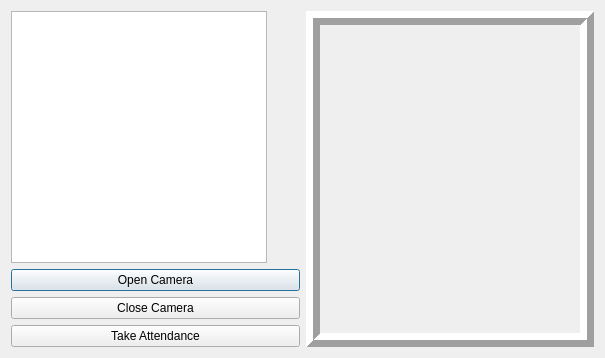
<?xml version="1.0" encoding="UTF-8"?>
<ui version="4.0">
 <class>Dialog</class>
 <widget class="QDialog" name="Dialog">
  <property name="geometry">
   <rect>
    <x>0</x>
    <y>0</y>
    <width>605</width>
    <height>358</height>
   </rect>
  </property>
  <property name="windowTitle">
   <string>Dialog</string>
  </property>
  <layout class="QHBoxLayout" name="horizontalLayout">
   <item>
    <layout class="QVBoxLayout" name="verticalLayout">
     <item>
      <widget class="QListWidget" name="listWidget">
       <property name="sizePolicy">
        <sizepolicy hsizetype="Maximum" vsizetype="Expanding">
         <horstretch>0</horstretch>
         <verstretch>0</verstretch>
        </sizepolicy>
       </property>
      </widget>
     </item>
     <item>
      <widget class="QPushButton" name="buttonOpenCamera">
       <property name="text">
        <string>Open Camera</string>
       </property>
      </widget>
     </item>
     <item>
      <widget class="QPushButton" name="buttonCloseCamera">
       <property name="text">
        <string>Close Camera</string>
       </property>
      </widget>
     </item>
     <item>
      <widget class="QPushButton" name="buttonTakeAttendance">
       <property name="text">
        <string>Take Attendance</string>
       </property>
      </widget>
     </item>
    </layout>
   </item>
   <item>
    <widget class="QLabel" name="imgLabel">
     <property name="frameShape">
      <enum>QFrame::Box</enum>
     </property>
     <property name="frameShadow">
      <enum>QFrame::Raised</enum>
     </property>
     <property name="lineWidth">
      <number>7</number>
     </property>
     <property name="text">
      <string/>
     </property>
    </widget>
   </item>
  </layout>
 </widget>
 <resources/>
 <connections/>
</ui>
